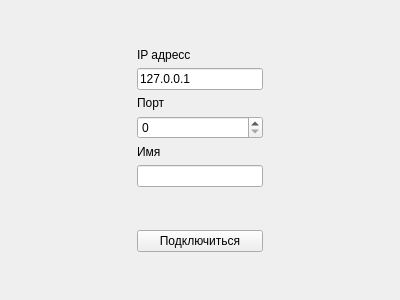
<?xml version="1.0" encoding="UTF-8"?>
<ui version="4.0">
 <class>AuthForm</class>
 <widget class="QWidget" name="AuthForm">
  <property name="geometry">
   <rect>
    <x>0</x>
    <y>0</y>
    <width>400</width>
    <height>300</height>
   </rect>
  </property>
  <property name="windowTitle">
   <string>Form</string>
  </property>
  <layout class="QHBoxLayout" name="horizontalLayout">
   <item>
    <spacer name="leftSpacer">
     <property name="orientation">
      <enum>Qt::Horizontal</enum>
     </property>
     <property name="sizeHint" stdset="0">
      <size>
       <width>40</width>
       <height>20</height>
      </size>
     </property>
    </spacer>
   </item>
   <item>
    <layout class="QVBoxLayout" name="verticalLayout">
     <item>
      <layout class="QVBoxLayout" name="verticalLayout_2">
       <item>
        <widget class="QLabel" name="IPlabel">
         <property name="sizePolicy">
          <sizepolicy hsizetype="Preferred" vsizetype="Maximum">
           <horstretch>0</horstretch>
           <verstretch>0</verstretch>
          </sizepolicy>
         </property>
         <property name="text">
          <string>IP адресс</string>
         </property>
        </widget>
       </item>
       <item>
        <widget class="QLineEdit" name="IP">
         <property name="text">
          <string>127.0.0.1</string>
         </property>
        </widget>
       </item>
       <item>
        <widget class="QLabel" name="portLabel">
         <property name="sizePolicy">
          <sizepolicy hsizetype="Preferred" vsizetype="Maximum">
           <horstretch>0</horstretch>
           <verstretch>0</verstretch>
          </sizepolicy>
         </property>
         <property name="text">
          <string>Порт</string>
         </property>
        </widget>
       </item>
       <item>
        <widget class="QSpinBox" name="port"/>
       </item>
       <item>
        <widget class="QLabel" name="name">
         <property name="sizePolicy">
          <sizepolicy hsizetype="Preferred" vsizetype="Maximum">
           <horstretch>0</horstretch>
           <verstretch>0</verstretch>
          </sizepolicy>
         </property>
         <property name="text">
          <string>Имя</string>
         </property>
        </widget>
       </item>
       <item>
        <widget class="QLineEdit" name="nameText"/>
       </item>
      </layout>
     </item>
     <item>
      <widget class="QPushButton" name="connect">
       <property name="text">
        <string>Подключиться</string>
       </property>
      </widget>
     </item>
    </layout>
   </item>
   <item>
    <spacer name="rightSpacer">
     <property name="orientation">
      <enum>Qt::Horizontal</enum>
     </property>
     <property name="sizeHint" stdset="0">
      <size>
       <width>40</width>
       <height>20</height>
      </size>
     </property>
    </spacer>
   </item>
  </layout>
 </widget>
 <resources/>
 <connections/>
</ui>
